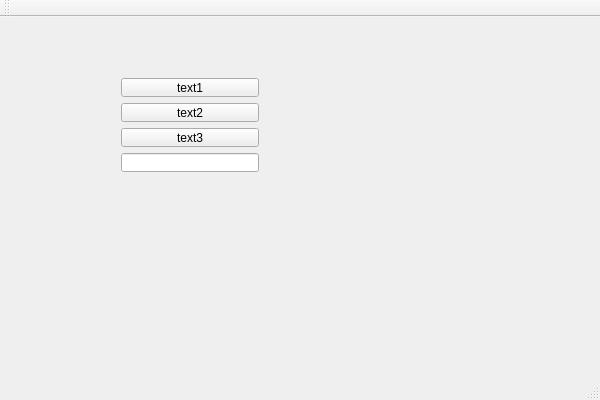
<?xml version="1.0" encoding="UTF-8"?>
<ui version="4.0">
 <class>GUIClass</class>
 <widget class="QMainWindow" name="GUIClass">
  <property name="geometry">
   <rect>
    <x>0</x>
    <y>0</y>
    <width>600</width>
    <height>400</height>
   </rect>
  </property>
  <property name="windowTitle">
   <string>GUI</string>
  </property>
  <widget class="QWidget" name="centralWidget">
   <widget class="QWidget" name="verticalLayoutWidget">
    <property name="geometry">
     <rect>
      <x>110</x>
      <y>50</y>
      <width>160</width>
      <height>116</height>
     </rect>
    </property>
    <layout class="QVBoxLayout" name="verticalLayout">
     <item>
      <widget class="QPushButton" name="button1">
       <property name="text">
        <string>text1</string>
       </property>
      </widget>
     </item>
     <item>
      <widget class="QPushButton" name="button2">
       <property name="enabled">
        <bool>true</bool>
       </property>
       <property name="text">
        <string>text2</string>
       </property>
      </widget>
     </item>
     <item>
      <widget class="QPushButton" name="button3">
       <property name="text">
        <string>text3</string>
       </property>
      </widget>
     </item>
     <item>
      <widget class="QLineEdit" name="lineEdit"/>
     </item>
    </layout>
   </widget>
  </widget>
  <widget class="QMenuBar" name="menuBar">
   <property name="geometry">
    <rect>
     <x>0</x>
     <y>0</y>
     <width>600</width>
     <height>21</height>
    </rect>
   </property>
  </widget>
  <widget class="QToolBar" name="mainToolBar">
   <attribute name="toolBarArea">
    <enum>TopToolBarArea</enum>
   </attribute>
   <attribute name="toolBarBreak">
    <bool>false</bool>
   </attribute>
  </widget>
  <widget class="QStatusBar" name="statusBar"/>
 </widget>
 <layoutdefault spacing="6" margin="11"/>
 <resources/>
 <connections/>
</ui>
